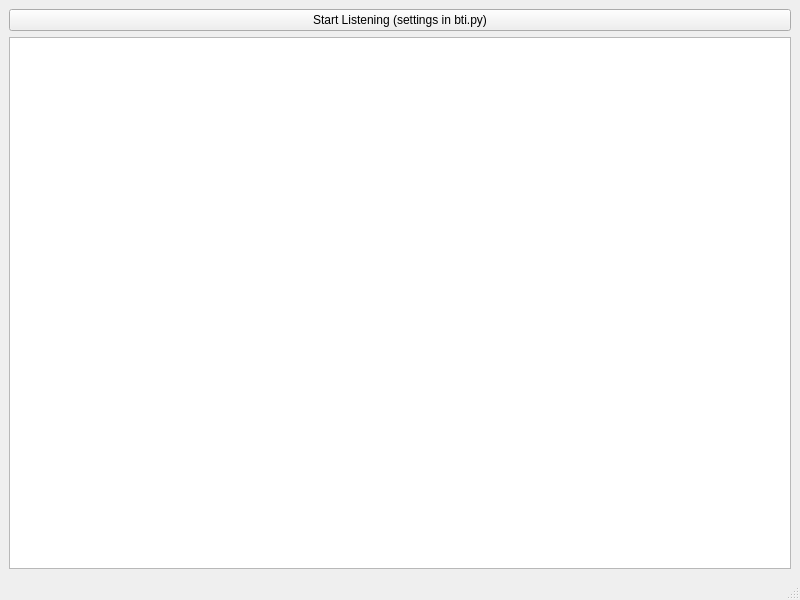
<?xml version="1.0" encoding="UTF-8"?>
<ui version="4.0">
 <class>MainWindow</class>
 <widget class="QMainWindow" name="MainWindow">
  <property name="geometry">
   <rect>
    <x>0</x>
    <y>0</y>
    <width>800</width>
    <height>600</height>
   </rect>
  </property>
  <property name="font">
   <font>
    <family>Arial</family>
   </font>
  </property>
  <property name="windowTitle">
   <string>BTI Plot Test</string>
  </property>
  <widget class="QWidget" name="centralwidget">
   <layout class="QGridLayout" name="gridLayout">
    <item row="0" column="0">
     <widget class="QPushButton" name="pushButton">
      <property name="text">
       <string>Start Listening (settings in bti.py)</string>
      </property>
     </widget>
    </item>
    <item row="1" column="0">
     <widget class="PlotWidget" name="graphicsView"/>
    </item>
   </layout>
  </widget>
  <widget class="QStatusBar" name="statusbar"/>
 </widget>
 <customwidgets>
  <customwidget>
   <class>PlotWidget</class>
   <extends>QGraphicsView</extends>
   <header>pyqtgraph</header>
  </customwidget>
 </customwidgets>
 <resources/>
 <connections/>
</ui>
